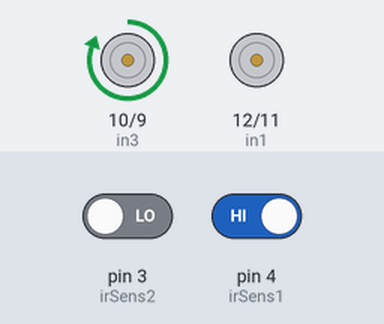
This sketch was run on a simulated Arduino Uno, built with avr-gcc and run on an emulated ATmega328P. Parts: motor-driver pin pairs drawn as motors (green arrow = first pin HIGH = forward, orange = second pin HIGH = backward, longer = more drive). The inputs (shaded band) are chosen by the test bench; at power-on: pin 3 (irSens2) LOW, pin 4 (irSens1) HIGH.

Above: at 1.2 s.
1.3 s: pin 3 (irSens2) driven HIGH
At 1.6 s:
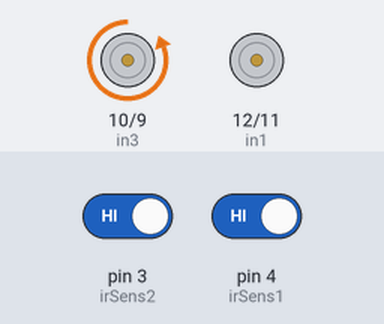
2.8 s: pin 4 (irSens1) driven LOW
At 3.9 s:
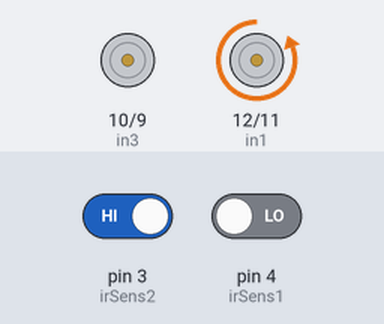
4.3 s: pin 3 (irSens2) driven LOW
At 5.1 s:
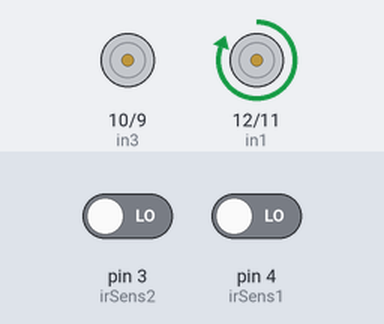
5.8 s: pin 4 (irSens1) driven HIGH
At 6.2 s:
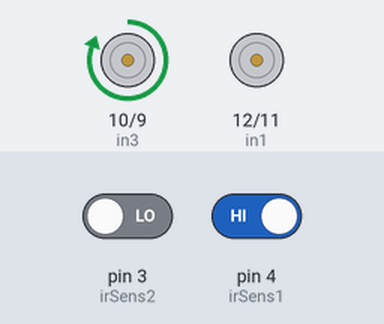
Timing chart, 0 to 8.3 s (numbered marks = the images above; inputs shaded):
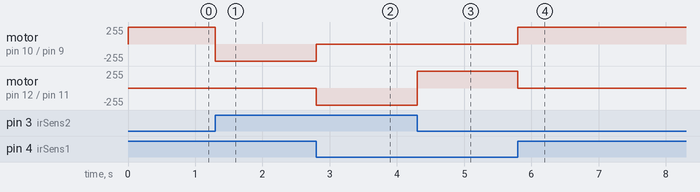

The sketch:

bowithIRSens.ino
```cpp
//this is macros for BO-motors
#define in1 12
#define in2 11
#define in3 10
#define in4 9
#define wtime 2000
#define en1 6
#define en2 5

//this is macros for IRsensor
#define irSens1 4
#define irSens2 3

int read1, read2;

void setup() {
  // put your setup code here, to run once:
  pinMode(in1,OUTPUT);
  pinMode(in2,OUTPUT);
  pinMode(in3,OUTPUT);
  pinMode(in4,OUTPUT);
  pinMode(irSens1, INPUT);
  pinMode(irSens2, INPUT);
}

void loop() {
  // put your main code here, to run repeatedly:
  read1=digitalRead(irSens1);
  read2=digitalRead(irSens2);
  if (read1==0 && read2==0){
    digitalWrite(in1, HIGH);
    digitalWrite(in2, LOW);
    digitalWrite(in3, LOW);
    digitalWrite(in4, LOW);
  }
  else if (read1==0 && read2==1){
    digitalWrite(in1, LOW);
    digitalWrite(in2, HIGH);
    digitalWrite(in3, LOW);
    digitalWrite(in4, LOW);
  }
  else if (read1==1 && read2==0){
    digitalWrite(in1, LOW);
    digitalWrite(in2, LOW);
    digitalWrite(in3, HIGH);
    digitalWrite(in4, LOW);
  }
  else {
    digitalWrite(in1, LOW);
    digitalWrite(in2, LOW);
    digitalWrite(in3, LOW);
    digitalWrite(in4, HIGH);
  }
}
```

Measured:
- after the input at 1.3 s, motor on pin 10 (in3) / pin 9 (in4): forward 255/255 → backward 255/255 at once
- after the input at 2.8 s, motor on pin 10 (in3) / pin 9 (in4): backward 255/255 → stopped at once; motor on pin 12 (in1) / pin 11 (in2): stopped → backward 255/255 at once
- after the input at 4.3 s, motor on pin 12 (in1) / pin 11 (in2): backward 255/255 → forward 255/255 at once
- after the input at 5.8 s, motor on pin 10 (in3) / pin 9 (in4): stopped → forward 255/255 at once; motor on pin 12 (in1) / pin 11 (in2): forward 255/255 → stopped at once
